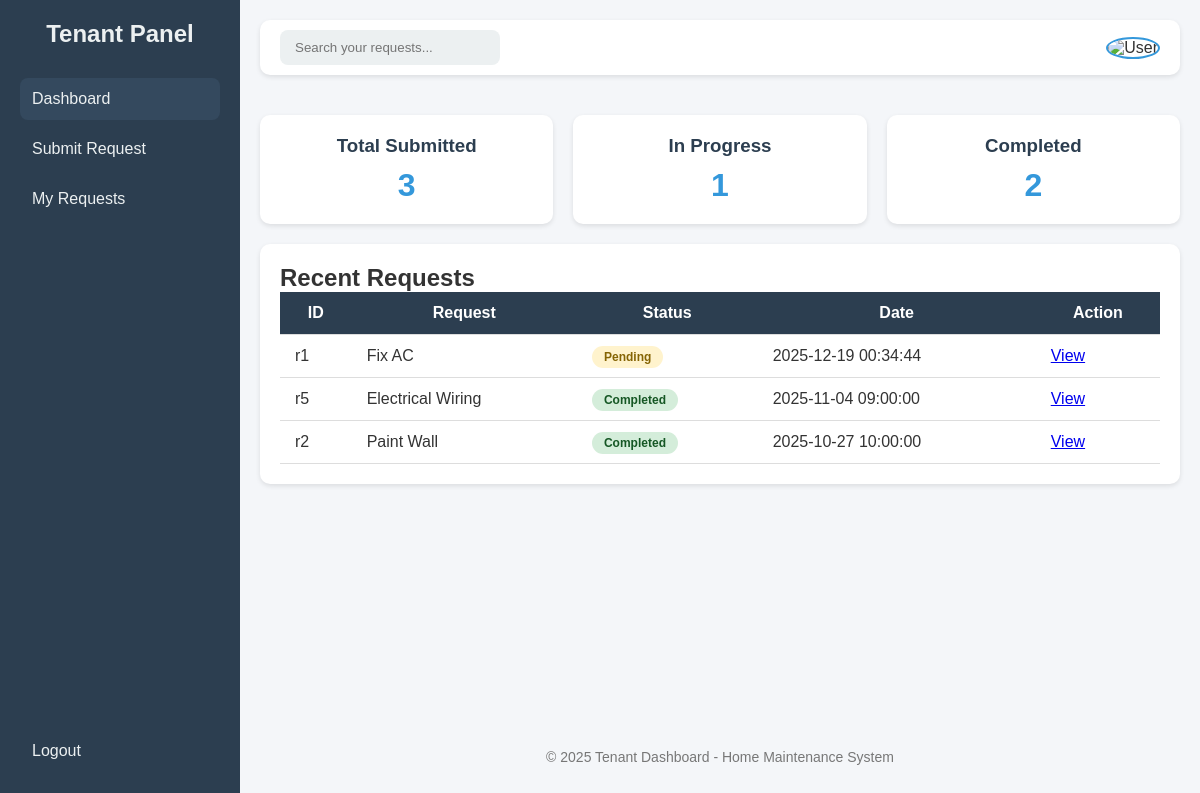
The page /tenant/dashboard (signed in) on the database as committed earlier.
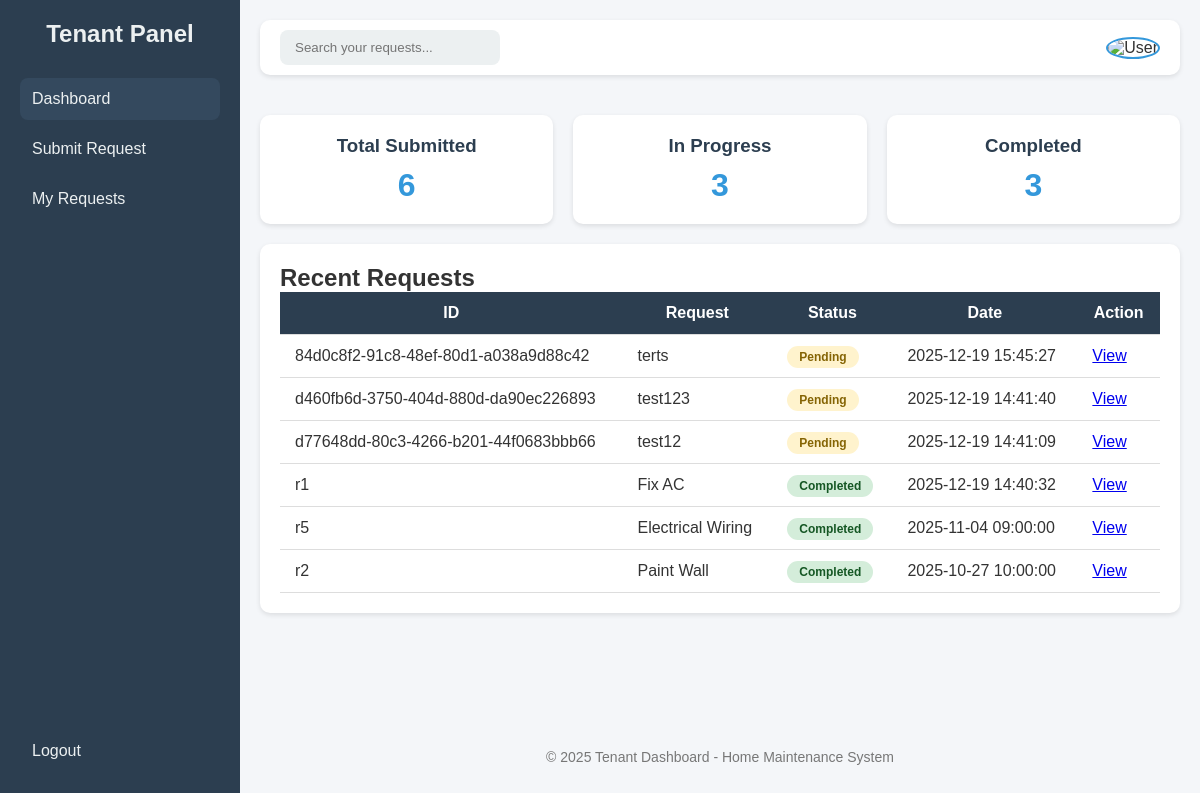
The same page on the database as committed later.
### tables this page shows
CREATE TABLE requests (
        id TEXT PRIMARY KEY,
        title TEXT,
        description TEXT,
        status TEXT,
        assigned_to TEXT,
        date TEXT,
        user_id TEXT,
        FOREIGN KEY(user_id) REFERENCES users(id),
        FOREIGN KEY(assigned_to) REFERENCES users(id)
    );

### app.py (the view)
@app.route('/tenant/dashboard')
@Role_Authentication(["tenant"])
def tenant_dashboard():
    tenant_id = session.get('User_id')
    search = request.args.get('search', '')
    conn = get_db_connection()
    total = conn.execute(
        "SELECT COUNT(*) FROM requests WHERE user_id = ?", (tenant_id,)
    ).fetchone()[0]
    in_progress = conn.execute(
        "SELECT COUNT(*) FROM requests WHERE user_id = ? AND status IN ('Pending', 'In Progress')", (tenant_id,)
    ).fetchone()[0]
    completed = conn.execute(
        "SELECT COUNT(*) FROM requests WHERE user_id = ? AND status='Completed'", (tenant_id,)
    ).fetchone()[0]
    query = "SELECT id, title, status, date FROM requests WHERE user_id = ?"
    params = [tenant_id]
    if search:
        query += " AND title LIKE ?"
        params.append(f'%{search}%')
    query += " ORDER BY date DESC LIMIT 10"
    recent = conn.execute(query, params).fetchall()
    conn.close()
    return render_template('tenant_dashboard.html', total=total, in_progress=in_progress,
                           completed=completed, recent=recent, search=search)

### app.py (called while the page is built)
def get_db_connection():
    conn = sqlite3.connect(DB_NAME)
    conn.row_factory = sqlite3.Row
    return conn

def Role_Authentication(allowed_roles):
    def decorator(f):
        @wraps(f)
        def decorated_function(*args, **Kwargs):
            if 'role' not in session:
                flash('Access denied. Please log in.')
                return redirect(url_for("login"))
            if session['role'] not in allowed_roles:
                flash('Access denied. Insufficient privileges.')
                return redirect(url_for("dashboard"))
            return f(*args, **Kwargs)
        return decorated_function
    return decorator

### templates/tenant_dashboard.html (shortened to what this page needs)
<!DOCTYPE html>
<html lang="en">
<head>
</head>
<body>
    <div class="sidebar">
        <div>
            <h2>Tenant Panel</h2>
            <a href="{{ url_for('tenant_dashboard') }}" class="active">Dashboard</a>
            <a href="{{ url_for('submit_request') }}">Submit Request</a>
            <a href="{{ url_for('tenant_all_requests') }}">My Requests</a>
        </div>
        <div>
            <a href="{{ url_for('logout') }}">Logout</a>
        </div>
    </div>
    <div class="main">
        <div class="top-bar">
            <form action="{{ url_for('tenant_dashboard') }}" method="GET" class="search-bar">
                <input type="text" name="search" placeholder="Search your requests..." value="{{ search }}">
            </form>
            <div class="user-actions">
                <img src="https://cdn-icons-png.flaticon.com/512/847/847969.png" alt="User" class="user-logo" />
            </div>
        </div>
        <div class="stats">
            <div class="card">
                <h3>Total Submitted</h3>
                <p>{{ total }}</p>
            </div>
            <div class="card">
                <h3>In Progress</h3>
                <p>{{ in_progress }}</p>
            </div>
            <div class="card">
                <h3>Completed</h3>
                <p>{{ completed }}</p>
            </div>
        </div>
        <div class="content-section">
            <h2>Recent Requests</h2>
            <table>
                <thead>
                    <tr>
                        <th>ID</th>
                        <th>Request</th>
                        <th>Status</th>
                        <th>Date</th>
                        <th>Action</th>
                    </tr>
                </thead>
                <tbody>
                    {% if recent %}
                        {% for req in recent %}
                        <tr>
                            <td>{{ req.id }}</td>
                            <td>{{ req.title }}</td>
                            <td>
                                {% if req.status == "Pending" %}
                                    <span class="status-badge status-pending">Pending</span>
                                {% elif req.status == "Completed" %}
                                    <span class="status-badge status-completed">Completed</span>
                                {% else %}
                                    <span class="status-badge status-in-progress">In Progress</span>
                                {% endif %}
                            </td>
                            <td>{{ req.date }}</td>
                            <td>
                                <a href="{{ url_for('view_single_request', req_id=req.id) }}">View</a>
                            </td>
                        </tr>
                        {% endfor %}
                    {% else %}
                        <tr>
                            <td colspan="5" style="text-align:center; color:#888;">No requests found.</td>
                        </tr>
                    {% endif %}
                </tbody>
            </table>
        </div>
        <footer>
            <p>&copy; 2025 Tenant Dashboard - Home Maintenance System</p>
        </footer>
    </div>
</body>
</html>

Rows that differ between the two databases and show on the page:
added requests: id "84d0c8f2-91c8-48ef-80d1-a038a9d88c42", title "terts", status "Pending", date "2025-12-19 15:45:27"
added requests: id "d460fb6d-3750-404d-880d-da90ec226893", title "test123", status "Pending", date "2025-12-19 14:41:40"
added requests: id "d77648dd-80c3-4266-b201-44f0683bbb66", title "test12", status "Pending", date "2025-12-19 14:41:09"
changed requests "Fix AC": date "2025-12-19 00:34:44" → "2025-12-19 14:40:32"; status "Pending" → "Completed"
Other text that changed with them:
{{ total }}: "3" → "6"
{{ in_progress }}: "1" → "3"
{{ completed }}: "2" → "3"
